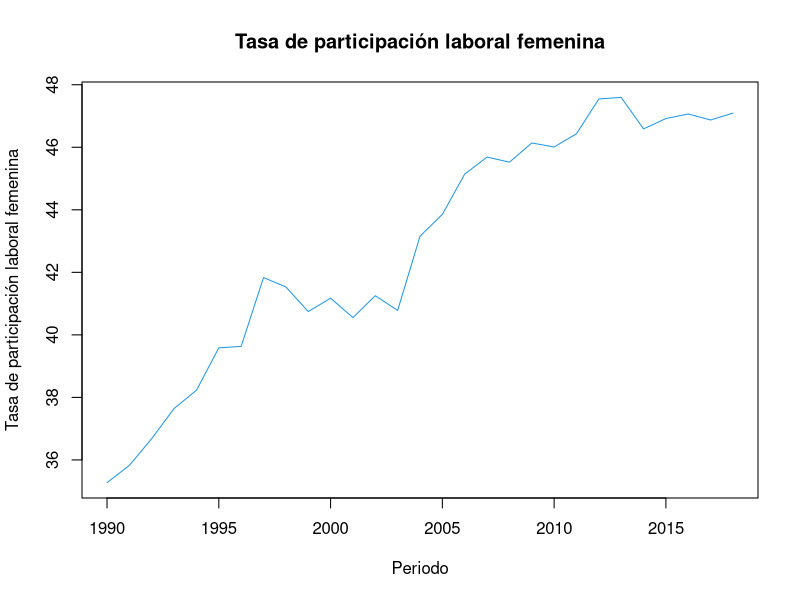

The R source for this figure:
## ---- chunk 1
library(readr)
datos <- read_csv("tasapar.csv")
attach(datos)
plot(datos,type="l", col=4, main="Tasa de participación laboral femenina")
